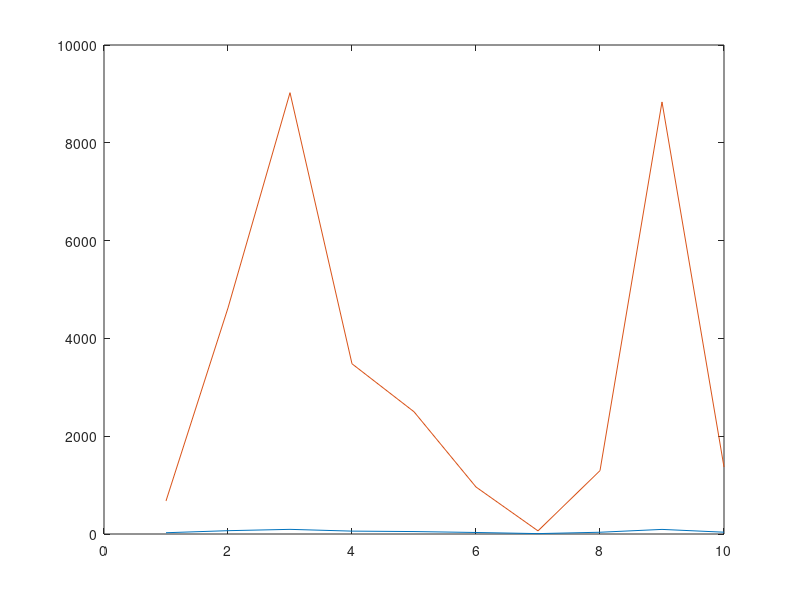

Reproduce this figure in MATLAB.
%% for loop

x = randi(100, 1, 100); % to generate random 100 values between 1-100

plot(x);
b = zeros(1,100);

% tic and toc means what time does it take
% result = Elapsed time is 0.002787 seconds.
tic
for i=1:100
   b(i) = x(i)^2;
end
toc

%% let's do the same with 1000 elements

% Elapsed time is 0.002120 seconds.
x = randi(100, 1, 1000); 

plot(x);
b = zeros(1,length(x));

tic
for i=1:length(x)    
   b(i) = x(i)^2;
end
toc

%% if else
x = randi(100, 1, 10); 
b = zeros(1,length(x));
idx = 1:length(x);

tic
for i=1:length(x)
    if x(i) <= 50
        b(i) = 0;
    end
    
   b(i) = x(i)^2;
end
toc
plot(idx, x, idx, b);
